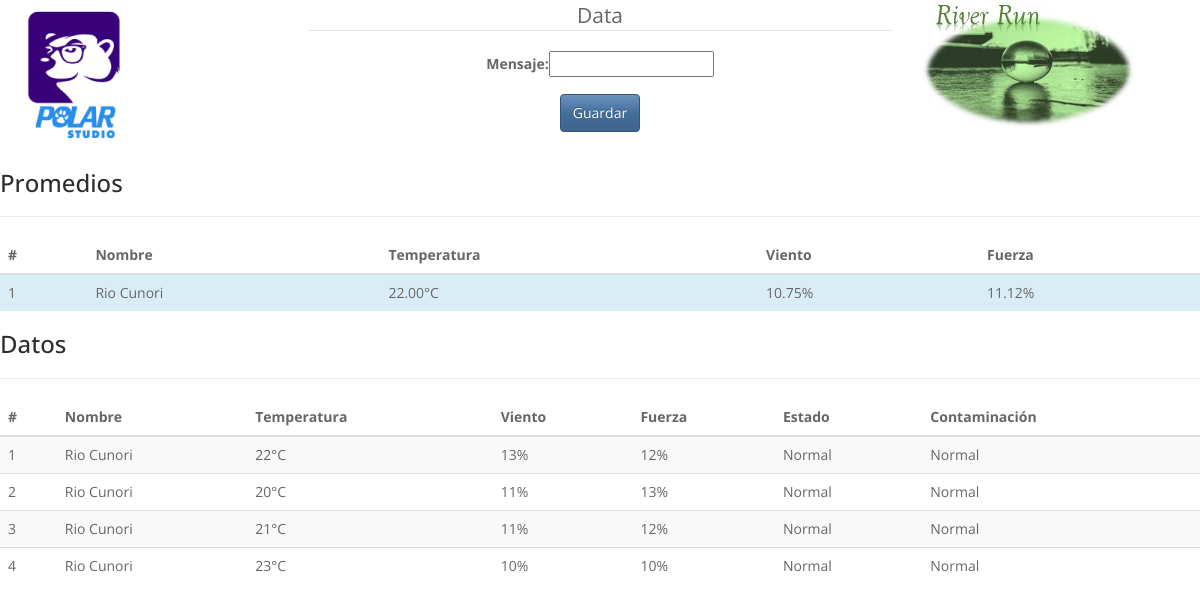
The page / on the database its author committed.
### river/models.py (models this page shows)
class Promedios(models.Model):
    temp = models.DecimalField(max_digits = 12, decimal_places = 2, default = 0)
    viet = models.DecimalField(max_digits = 12, decimal_places = 2, default = 0)
    fuer = models.DecimalField(max_digits = 12, decimal_places = 2, default = 0)

class RiverRun(models.Model):
    nombre = models.CharField(max_length=150)
    temperatura = models.CharField(max_length=10)
    viento = models.CharField(max_length=30)
    fuerza = models.CharField(max_length=20)
    estado = models.CharField(max_length=30)
    contaminacion = models.CharField(max_length=30)

### river/views.py (the view)
# urls.py: url(r'^', Ingreso, name ="Ingreso"),
def Ingreso(request):
    lista = RiverRun.objects.all()
    pr = Promedios.objects.get(pk=1)
    if request.method == 'POST':
        form = IngresoForm(request.POST)
        cadena = []
        atributo = ""
        for i in request.POST['solicitud']:
            if i == 'a':
                atributo += '0'
            elif i == 'b':
                atributo += '1'
            elif i == 'c':
                atributo += '2'
            elif i == 'd':
                atributo += '3'
            elif i == 'e':
                atributo += '4'
            elif i == 'f':
                atributo += '5'
            elif i == 'g':
                atributo += '6'
            elif i == 'h':
                atributo += '7'
            elif i == 'i':
                atributo += '8'
            elif i == 'j':
                atributo += '9'
            elif i == 'k':
                atributo += '.'
            elif i == 'l':
                cadena.append(atributo)
                atributo = ''
            else:
                form = IngresoForm()
                context = Context({'lista':lista, 'form':form, 'error': 'Ingresó un caracter incorrecto'})
                return render(request, 'home.html', context)
        if pr.temp == 0:
            pr.temp = Decimal(cadena[0])
            pr.viet = Decimal(cadena[1])
            pr.fuer = Decimal(cadena[2])
        else:
            pr.temp = (pr.temp + Decimal(cadena[0]))/2
            pr.viet = (pr.viet + Decimal(cadena[1]))/2
            pr.fuer = (pr.fuer + Decimal(cadena[2]))/2
        if pr.temp > 0:
            if Decimal(cadena[0]) > (pr.temp - (pr.temp * Decimal(0.20))) and  Decimal(cadena[0]) < (pr.temp + (pr.temp * Decimal(0.20))):
                if Decimal(cadena[2]) > (pr.fuer - (pr.fuer * Decimal(0.20))) and  Decimal(cadena[2]) < (pr.fuer + (pr.fuer * Decimal(0.20))):
                    RiverRun.objects.create(nombre="Rio Cunori", temperatura=cadena[0], viento=cadena[1], fuerza=cadena[2], estado="Normal", contaminacion="Normal")
                elif Decimal(cadena[2]) < (pr.fuer - (pr.fuer * Decimal(0.20))):
                    RiverRun.objects.create(nombre="Rio Cunori", temperatura=cadena[0], viento=cadena[1], fuerza=cadena[2], estado="Sequia", contaminacion="Normal")
                elif Decimal(cadena[2]) > (pr.fuer - (pr.fuer * Decimal(0.20))):
                    RiverRun.objects.create(nombre="Rio Cunori", temperatura=cadena[0], viento=cadena[1], fuerza=cadena[2], estado="Desbordamiento", contaminacion="Normal")
            elif Decimal(cadena[0]) < (pr.temp - (pr.temp * Decimal(0.20))):
                if Decimal(cadena[2]) > (pr.fuer - (pr.fuer * Decimal(0.20))) and  Decimal(cadena[2]) < (pr.fuer + (pr.fuer * Decimal(0.20))):
                    RiverRun.objects.create(nombre="Rio Cunori", temperatura=cadena[0], viento=cadena[1], fuerza=cadena[2], estado="Normal", contaminacion="Frio (Peligro)")
                elif Decimal(cadena[2]) < (pr.fuer - (pr.fuer * Decimal(0.20))):
                    RiverRun.objects.create(nombre="Rio Cunori", temperatura=cadena[0], viento=cadena[1], fuerza=cadena[2], estado="Sequia", contaminacion="Frio (Peligro)")
                elif Decimal(cadena[2]) > (pr.fuer - (pr.fuer * Decimal(0.20))):
                    RiverRun.objects.create(nombre="Rio Cunori", temperatura=cadena[0], viento=cadena[1], fuerza=cadena[2], estado="Desbordamiento", contaminacion="Frio (Peligro)")
            elif Decimal(cadena[0]) > (pr.temp - (pr.temp * Decimal(0.20))):
                if Decimal(cadena[2]) > (pr.fuer - (pr.fuer * Decimal(0.20))) and  Decimal(cadena[2]) < (pr.fuer + (pr.fuer * Decimal(0.20))):
                    RiverRun.objects.create(nombre="Rio Cunori", temperatura=cadena[0], viento=cadena[1], fuerza=cadena[2], estado="Normal", contaminacion="Caliente (Peligro)")
                elif Decimal(cadena[2]) < (pr.fuer - (pr.fuer * Decimal(0.20))):
                    RiverRun.objects.create(nombre="Rio Cunori", temperatura=cadena[0], viento=cadena[1], fuerza=cadena[2], estado="Sequia", contaminacion="Caliente (Peligro)")
                elif Decimal(cadena[2]) > (pr.fuer - (pr.fuer * Decimal(0.20))):
                    RiverRun.objects.create(nombre="Rio Cunori", temperatura=cadena[0], viento=cadena[1], fuerza=cadena[2], estado="Desbordamiento", contaminacion="Caliente (Peligro)")
        else:
            RiverRun.objects.create(nombre="Rio Cunori", temperatura=cadena[0], viento=cadena[1], fuerza=cadena[2], estado="Normal", contaminacion="Normal")
        pr.save()
        return HttpResponseRedirect(reverse('Ingreso'))
    else:
        form = IngresoForm()
        context = Context({'lista':lista, 'form':form, 'promedios':pr })
        return render(request, 'home.html', context)

### river/forms.py
class IngresoForm(ModelForm):
    solicitud = forms.CharField(label="Mensaje", required=True)
    class Meta:
        fields = ['solicitud']
        model = RiverRun

### templates/home.html (shortened to what this page needs)
{% load static %}
<!DOCTYPE html>
<html>
  <head>
    <link rel="stylesheet" href="{% static "css/bootstrap.min.css"%}">
  </head>
  <body>
    <div class="row">
      <div class="col-md-3">
        <img src="{% static "img/polar-01.png"%}" alt="polar">
      </div>
    <div class="col-md-6"align="center">
    <form action="/form/" class="form-horizontal" method="POST">
  <fieldset>
    <legend>Data</legend>
    <div class="form-group">
      {{ form }}
    </div>
    <button type="submit" class="btn btn-primary">Guardar</button>
  </fieldset>
</form>
</div>
<div class="col-md-3">
  <img src="{% static "img/riverrun.jpeg"%}" alt="riverron">
</div>
</div>
{% if promedios%}
<h3>Promedios</h3>
<hr>
<table class="table table-striped table-hover ">
  <thead>
    <tr>
      <th>#</th>
      <th>Nombre</th>
      <th>Temperatura</th>
      <th>Viento</th>
      <th>Fuerza</th>
    </tr>
  </thead>
  <tbody>
    <tr class="info">
      <td>{{1}}</td>
      <td>Rio Cunori</td>
      <td>{{promedios.temp}}°C</td>
      <td>{{promedios.viet}}%</td>
      <td>{{promedios.fuer}}%</td>
    </tr>
  </tbody>
</table>
{% endif %}
<h3>Datos</h3>
<hr>
<table class="table table-striped table-hover ">
  <thead>
    <tr>
      <th>#</th>
      <th>Nombre</th>
      <th>Temperatura</th>
      <th>Viento</th>
      <th>Fuerza</th>
      <th>Estado</th>
      <th>Contaminación</th>
    </tr>
  </thead>
  <tbody>
    {% for i in lista %}
    <tr>
      <td>{{forloop.counter}}</td>
      <td>{{i.nombre}}</td>
      <td>{{i.temperatura}}°C</td>
      <td>{{i.viento}}%</td>
      <td>{{i.fuerza}}%</td>
      <td>{{i.estado}}</td>
      <td>{{i.contaminacion}}</td>
    </tr>
    {% endfor %}
  </tbody>
</table>
  </body>
</html>

### rows shown on the page
Promedios: temp "22.00", viet "10.75", fuer "11.12"
RiverRun: nombre "Rio Cunori", temperatura "22", viento "13", fuerza "12", estado "Normal", contaminacion "Normal"
RiverRun: nombre "Rio Cunori", temperatura "20", viento "11", fuerza "13", estado "Normal", contaminacion "Normal"
RiverRun: nombre "Rio Cunori", temperatura "21", viento "11", fuerza "12", estado "Normal", contaminacion "Normal"
RiverRun: nombre "Rio Cunori", temperatura "23", viento "10", fuerza "10", estado "Normal", contaminacion "Normal"

### other values the page prints
{{ 1 }} "1"
